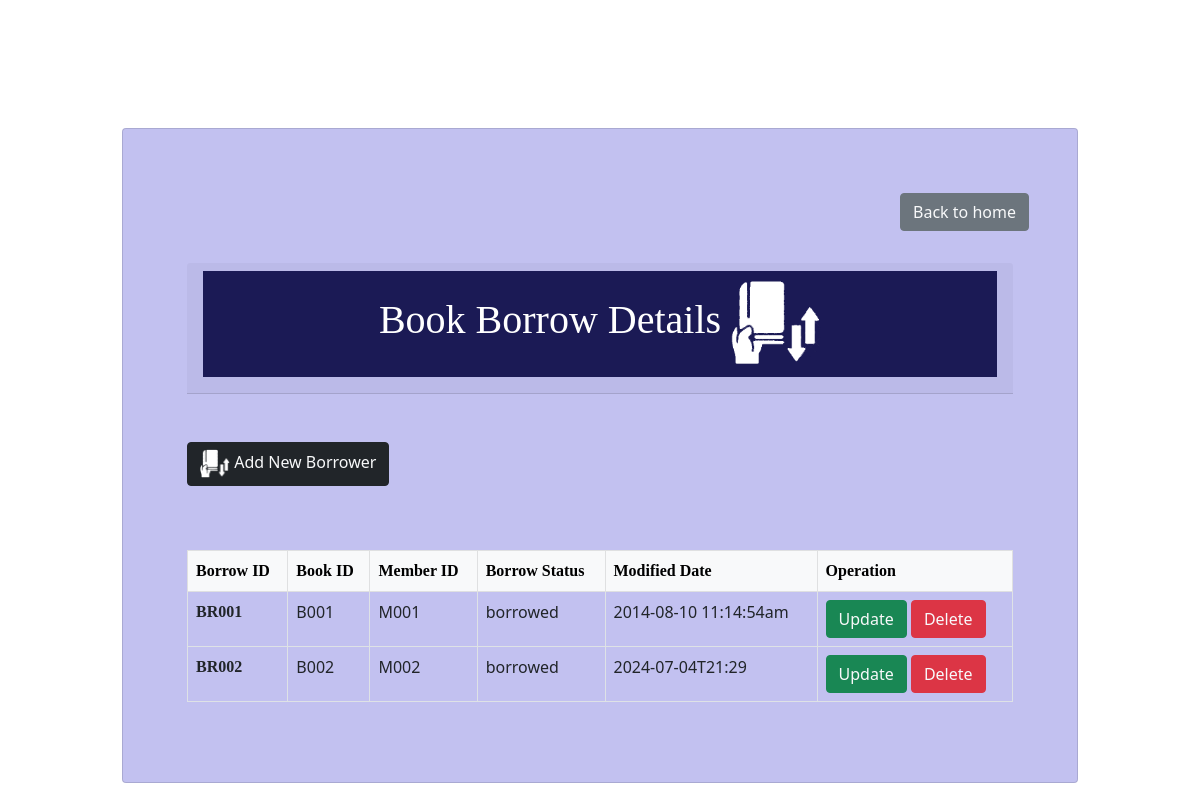
The page /bookBorrowDetails/index.php on the database its author committed.
### tables this page shows
CREATE TABLE `bookborrower` (
  `borrow_id` varchar(5) NOT NULL,
  `book_id` varchar(5) NOT NULL,
  `member_id` varchar(5) NOT NULL,
  `borrow_status` varchar(100) NOT NULL,
  `borrower_date_modified` varchar(100) NOT NULL
);

### bookBorrowDetails/index.php (the view, shortened to what this page needs)
<?php
    include 'connect.php';
?>
<!DOCTYPE html>
<html lang="en">
<head>
    <link rel="stylesheet" href="style.css">
    <link href="https://cdn.jsdelivr.net/npm/bootstrap@5.0.2/dist/css/bootstrap.min.css" rel="stylesheet">
</head>
<body>
    <div class="container"><br><br>
        <div class="card my p-5" style="background:#9f9ee7a2; margin: 80px;">
        <div  class="d-grid gap-2 d-md-flex justify-content-md-end">
                    <button class="btn btn-secondary my-3"><a href="../loginAndUser/homeInterface.php" class="text-light btn_text">Back to home</a></button>
                </div>
            <div class="card-body">
                <div class="card-header">
                    <h1 class="text-center py-2" style="background:#1B1A55 ; color:white;">Book Borrow Details <img src="../img/borrow-book-white.png" alt="" width="90px" srcset=""></h1>
                </div>
                <button class="btn btn-dark my-5"><a href="add-book-borrow.php" class="text-light btn_text" target="_blank"><img src="../img/borrow-book-white.png" alt="borrowingbook" width="30px"> Add New Borrower</a></button>
                <table class="table table-bordered">
                    <thead class="table-light">
                        <tr>
                            <th scope="col">Borrow ID</th>
                            <th scope="col">Book ID</th>
                            <th scope="col">Member ID</th>
                            <th scope="col">Borrow Status</th>
                            <th scope="col">Modified Date</th>
                            <th scope="col">Operation</th>
                        </tr>
                    </thead>
                    <tbody>
                        <?php
                            $sql = "SELECT * FROM bookborrower" ;
                            $result = mysqli_query($con,$sql);
                            if($result){
                                while($row = mysqli_fetch_assoc($result)){
                                    $borrow_id =$row['borrow_id'];
                                    $book_id =$row['book_id'];
                                    $member_id =$row['member_id'];
                                    $borrow_status = $row['borrow_status'];
                                    $date_modified = $row['borrower_date_modified'];
                                    echo '<tr>
                                    <th scope="row">'.$borrow_id.'</th>
                                    <td>' .$book_id.'</td>
                                    <td>'.$member_id.'</td>
                                    <td>'.$borrow_status.'</td>
                                    <td>'.$date_modified.'</td>
                                    <td>
                                    <button class="btn btn-success" onclick="updatedata()"><a href="update.php? updateid='.$borrow_id.'"class="text-light btn_text">Update</a></button>
                                    <button class="btn btn-danger" onclick="deletedata()"><a href="delete.php? deleteid='.$borrow_id.'"class="text-light btn_text">Delete</a></button>
                                    </td>
                                    </tr>';
                                }
                            }
                        ?>
                    </tbody>
                </table>
            </div>
        </div>
    </div>
</body>
</html>

### bookBorrowDetails/style.css (style rules this page uses)
h1,h2,th,label { font-family: poppins; }
.btn_text { text-decoration: none; font-weight: 500; }

### rows shown on the page
bookborrower: borrow "BR001", book "B001", member "M001", borrow_status "borrowed", borrower_date_modified "2014-08-10 11:14:54am"
bookborrower: borrow "BR002", book "B002", member "M002", borrow_status "borrowed", borrower_date_modified "2024-07-04T21:29"
